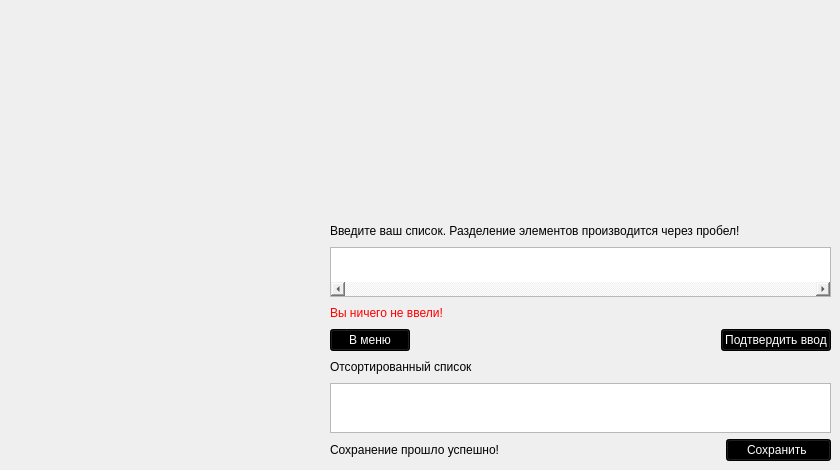
    <widget class="QWidget" name="page_3">
     <widget class="QWidget" name="layoutWidget">
      <property name="geometry">
       <rect>
        <x>330</x>
        <y>220</y>
        <width>501</width>
        <height>241</height>
       </rect>
      </property>
      <layout class="QVBoxLayout" name="verticalLayout">
       <item>
        <widget class="QLabel" name="newLabel">
         <property name="minimumSize">
          <size>
           <width>70</width>
           <height>20</height>
          </size>
         </property>
         <property name="maximumSize">
          <size>
           <width>16777215</width>
           <height>30</height>
          </size>
         </property>
         <property name="tabletTracking">
          <bool>false</bool>
         </property>
         <property name="styleSheet">
          <string notr="true">color: rgb(0, 0, 0);

font: 700 11pt &quot;Calibri&quot;;
</string>
         </property>
         <property name="text">
          <string>Введите ваш список. Разделение элементов производится через пробел!</string>
         </property>
        </widget>
       </item>
       <item>
        <widget class="QTextEdit" name="inputLine">
         <property name="minimumSize">
          <size>
           <width>70</width>
           <height>10</height>
          </size>
         </property>
         <property name="maximumSize">
          <size>
           <width>16777215</width>
           <height>50</height>
          </size>
         </property>
         <property name="font">
          <font>
           <family>Calibri</family>
           <pointsize>11</pointsize>
           <italic>false</italic>
           <bold>true</bold>
          </font>
         </property>
         <property name="layoutDirection">
          <enum>Qt::LayoutDirection::LeftToRight</enum>
         </property>
         <property name="styleSheet">
          <string notr="true">border-color: rgb(81, 81, 81);
color: rgb(0, 0, 0);

font: 700 11pt &quot;Calibri&quot;;</string>
         </property>
         <property name="lineWidth">
          <number>4</number>
         </property>
         <property name="midLineWidth">
          <number>1</number>
         </property>
         <property name="verticalScrollBarPolicy">
          <enum>Qt::ScrollBarPolicy::ScrollBarAsNeeded</enum>
         </property>
         <property name="horizontalScrollBarPolicy">
          <enum>Qt::ScrollBarPolicy::ScrollBarAlwaysOn</enum>
         </property>
         <property name="lineWrapMode">
          <enum>QTextEdit::LineWrapMode::NoWrap</enum>
         </property>
        </widget>
       </item>
       <item>
        <widget class="QLabel" name="errorLabel2">
         <property name="minimumSize">
          <size>
           <width>70</width>
           <height>10</height>
          </size>
         </property>
         <property name="maximumSize">
          <size>
           <width>1400</width>
           <height>20</height>
          </size>
         </property>
         <property name="styleSheet">
          <string notr="true">font: 700 10pt &quot;Calibri&quot;;
color: rgb(255, 0, 0);</string>
         </property>
         <property name="text">
          <string>Вы ничего не ввели!</string>
         </property>
        </widget>
       </item>
       <item>
        <layout class="QHBoxLayout" name="horizontalLayout">
         <item>
          <widget class="QPushButton" name="toLobby">
           <property name="styleSheet">
            <string notr="true">color: rgb(255, 255, 255);
background-color: rgb(0, 0, 0);
color: rgb(255, 255, 255);
font: 700 11pt &quot;Calibri&quot;;</string>
           </property>
           <property name="text">
            <string>В меню</string>
           </property>
          </widget>
         </item>
         <item>
          <spacer name="horizontalSpacer">
           <property name="orientation">
            <enum>Qt::Orientation::Horizontal</enum>
           </property>
           <property name="sizeHint" stdset="0">
            <size>
             <width>40</width>
             <height>20</height>
            </size>
           </property>
          </spacer>
         </item>
         <item>
          <widget class="QPushButton" name="confirmInput">
           <property name="styleSheet">
            <string notr="true">color: rgb(255, 255, 255);
background-color: rgb(0, 0, 0);
color: rgb(255, 255, 255);
font: 700 12pt &quot;Calibri&quot;;</string>
           </property>
           <property name="text">
            <string>Подтвердить ввод</string>
           </property>
          </widget>
         </item>
        </layout>
       </item>
       <item>
        <widget class="QLabel" name="sortLabel">
         <property name="minimumSize">
          <size>
           <width>70</width>
           <height>20</height>
          </size>
         </property>
         <property name="maximumSize">
          <size>
           <width>16777215</width>
           <height>35</height>
          </size>
         </property>
         <property name="styleSheet">
          <string notr="true">color: rgb(0, 0, 0);
font: 700 11pt &quot;Calibri&quot;;</string>
         </property>
         <property name="text">
          <string>Отсортированный список</string>
         </property>
        </widget>
       </item>
       <item>
        <widget class="QTextEdit" name="sortTextEdit">
         <property name="minimumSize">
          <size>
           <width>70</width>
           <height>20</height>
          </size>
         </property>
         <property name="maximumSize">
          <size>
           <width>16777215</width>
           <height>50</height>
          </size>
         </property>
         <property name="font">
          <font>
           <family>Calibri</family>
           <pointsize>11</pointsize>
           <italic>false</italic>
           <bold>true</bold>
          </font>
         </property>
         <property name="styleSheet">
          <string notr="true">color: rgb(0, 0, 0);
border-color: rgb(81, 81, 81);
font: 700 11pt &quot;Calibri&quot;;</string>
         </property>
         <property name="verticalScrollBarPolicy">
          <enum>Qt::ScrollBarPolicy::ScrollBarAlwaysOff</enum>
         </property>
         <property name="lineWrapMode">
          <enum>QTextEdit::LineWrapMode::NoWrap</enum>
         </property>
        </widget>
       </item>
       <item>
        <layout class="QHBoxLayout" name="horizontalLayout_2">
         <item>
          <widget class="QLabel" name="saveLabel">
           <property name="styleSheet">
            <string notr="true">color: rgb(0, 0, 0);

font: 700 11pt &quot;Calibri&quot;;
</string>
           </property>
           <property name="text">
            <string>Сохранение прошло успешно!</string>
           </property>
          </widget>
         </item>
         <item>
          <spacer name="horizontalSpacer_3">
           <property name="orientation">
            <enum>Qt::Orientation::Horizontal</enum>
           </property>
           <property name="sizeHint" stdset="0">
            <size>
             <width>40</width>
             <height>20</height>
            </size>
           </property>
          </spacer>
         </item>
         <item>
          <widget class="QPushButton" name="saveButton">
           <property name="minimumSize">
            <size>
             <width>105</width>
             <height>0</height>
            </size>
           </property>
           <property name="styleSheet">
            <string notr="true">color: rgb(255, 255, 255);
background-color: rgb(0, 0, 0);
color: rgb(255, 255, 255);
font: 700 12pt &quot;Calibri&quot;;</string>
           </property>
           <property name="text">
            <string>Сохранить </string>
           </property>
          </widget>
         </item>
        </layout>
       </item>
      </layout>
     </widget>
    </widget>
